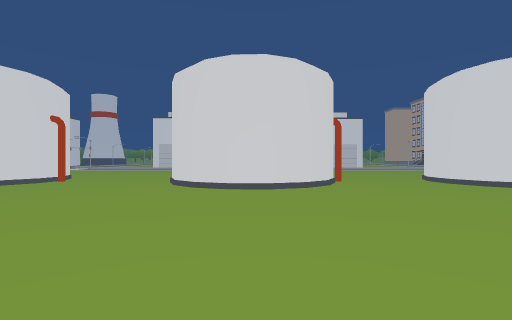
view 1 (above)

24 first-person views from a walk through a scene from a Unity 3-D project. The camera is 1.3 m above the floor, looks level and sees 85° across. Doors are open. The floor is counted in squares, 2 m on a side. Each view is taken from the middle of a square. On the plan, view 1 faces up. The plan holds only what a view shows up to about 9 squares ahead; the rest is blank. The place goes on beyond the plan.

view 2
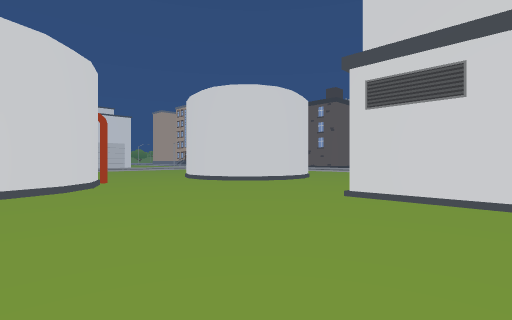

view 3
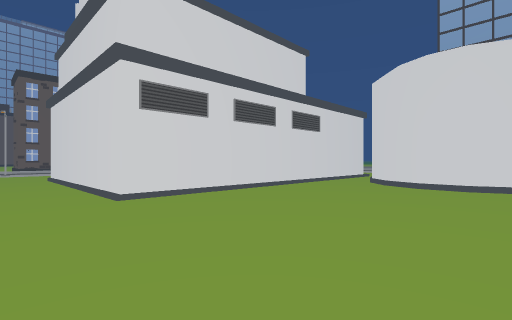

view 4
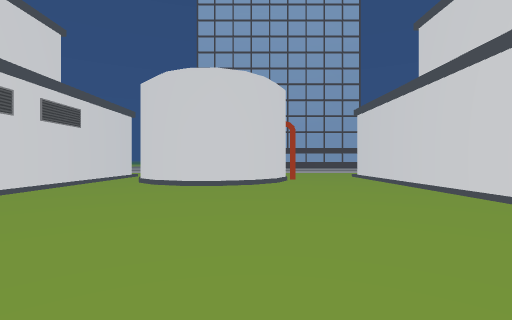

view 5
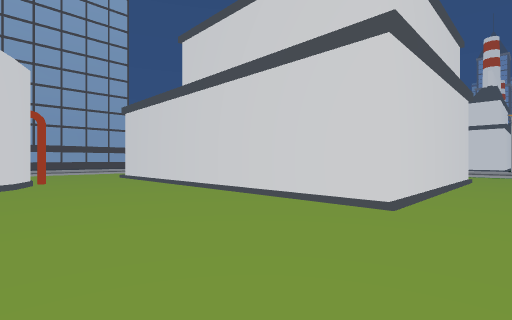

view 6
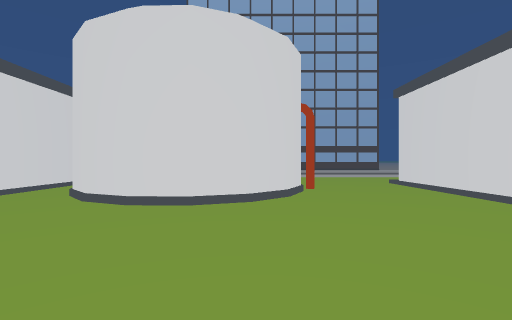

view 7
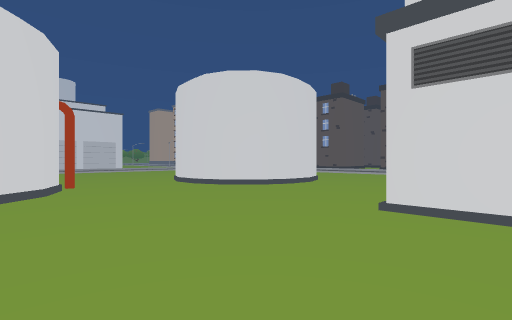

view 8
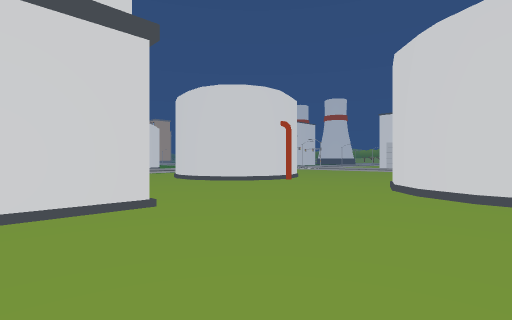

view 9
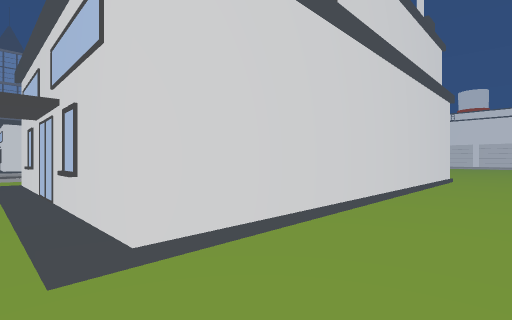

view 10
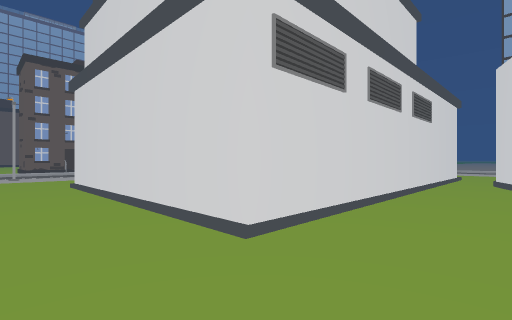

view 11
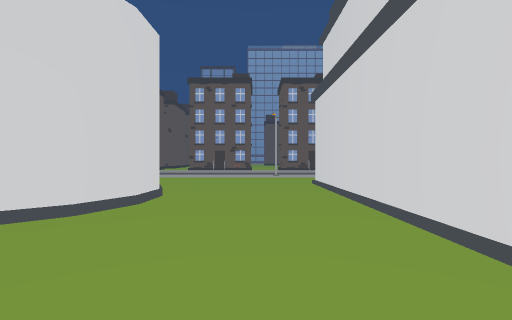

view 12
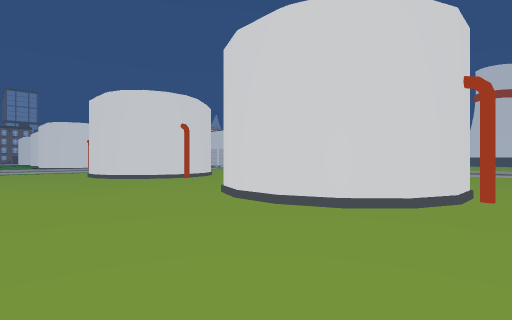

view 13
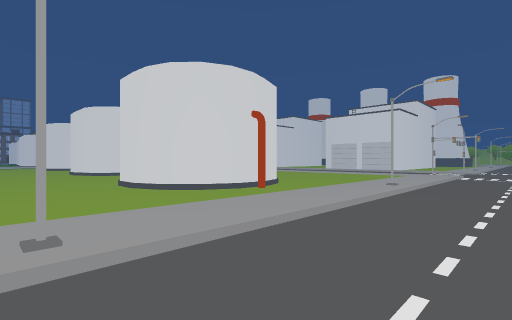

view 14
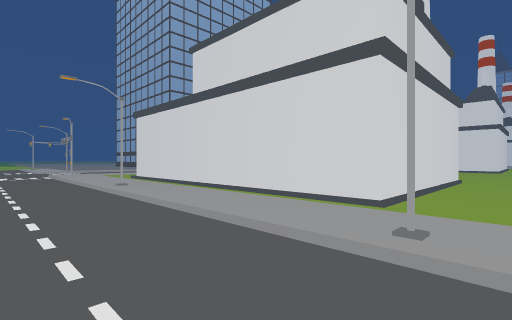

view 15
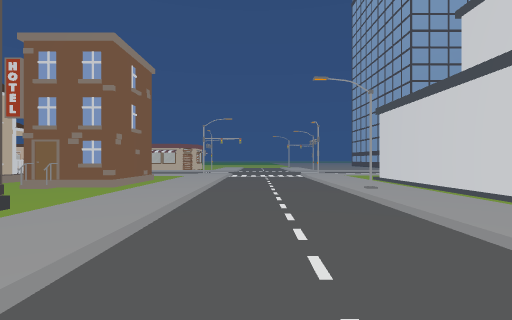

view 16
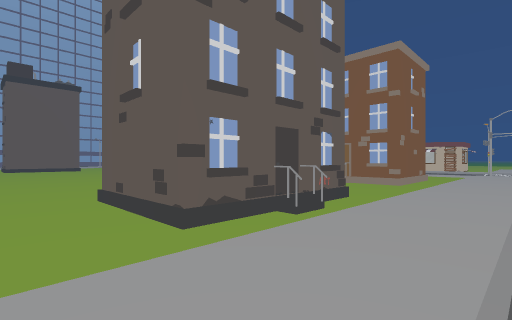

view 17
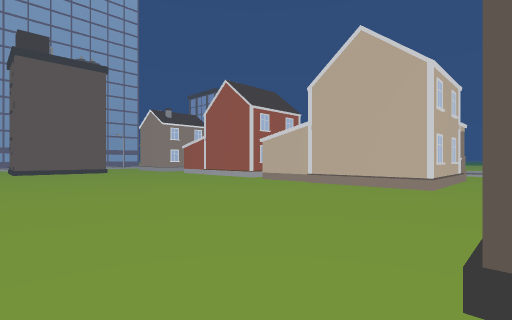

view 18
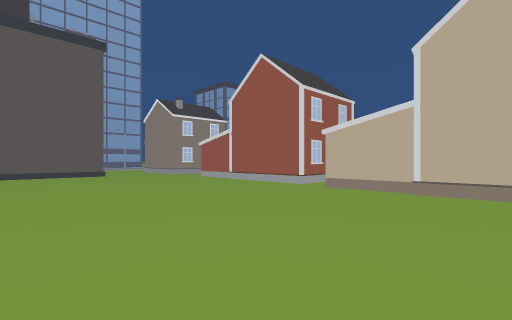

view 19
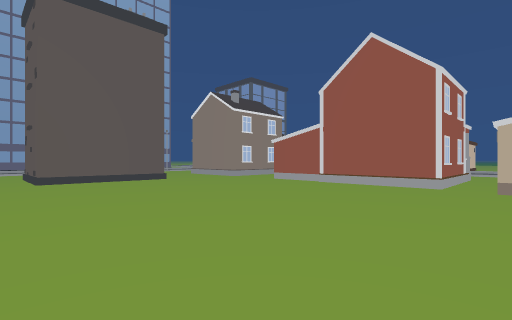

view 20
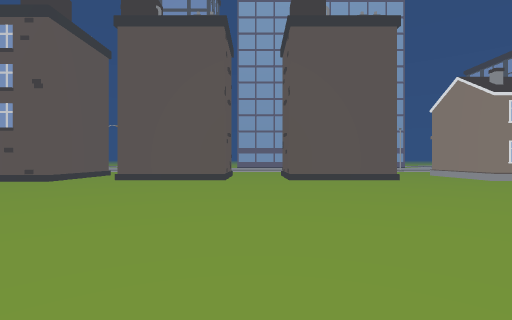

view 21
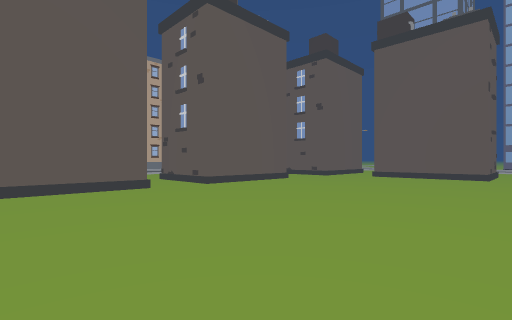

view 22
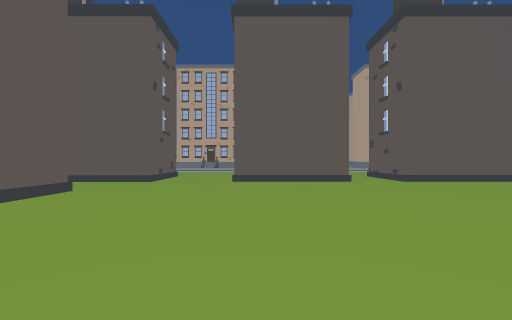

view 23
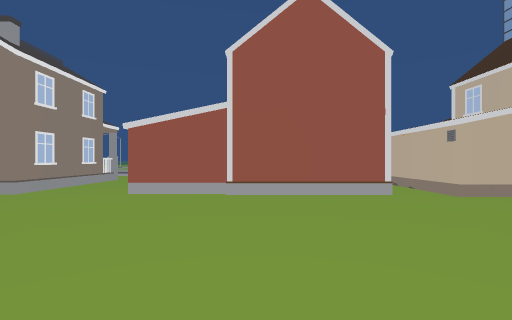

view 24
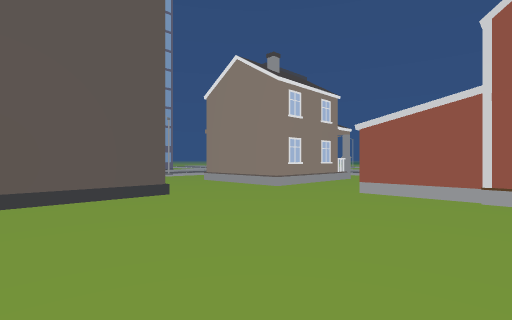

### Floor plan
Key: @ floor where view 1 was taken; # wall or solid block; x gap in a wall; . main floor; : floor 0.25 m higher than the main floor; / step, stairs or slope; O other object.
Columns run from 8 left of view 1 to 38 right of it. Each row starts with its distance up from view 1.
 14                      /.
 13                     :/.    OO         OO
 12           ..        :/..
 11           ...     ..:/..      #..   ..    ..
 10     ..    ....    ..:#..    ................#
  9   #...    #...#  #..:/..    .................
  8  ##...#  ##...#  ##.:/..     ...............#
  7 ##....####....## #..:/..   O #..............#
  6 #..............###..:/..  OO #..............#
  5 ....................:/..   O  ..............##
  4 ....................:/../:...................
  3 ....................:#../:..................###
  2 #####........######.:/../:.O##..............#
  1     #........#    #.:/../:O## ..............#
  0     #...@....#    #.:/../:.#  ..............#
 -1     #........#    #.:/../:.#  ................
 -2     #........#    #.:/../:... .................
 -3     #....##..#    #.:#../:.....OOOOO...........
 -4     #...####.#    #.:/../:.O#O.O OOO.OOOOO..OOO
 -5     #..##  #.#    #.:/../:.## .OOOOO.O    ..OO
 -6 #####..     .#    # :/../:.#  .O O  .O     .OO
 -7  /x....     ./       /.             .O     .O

Where each view was taken, in squares from view 1:
view 1: 0 up, 0 right, facing up
view 2: 0 up, 0 right, facing up-right
view 3: 4 up, 0 right, facing down-right
view 4: 4 up, 0 right, facing down
view 5: 4 up, 0 right, facing down-left
view 6: 1 up, 0 right, facing down
view 7: 1 up, 1 right, facing up-right
view 8: 1 up, 0 right, facing up-left
view 9: 7 down, 2 left, facing up-left
view 10: 4 up, 3 right, facing down-right
view 11: 4 up, 3 right, facing right
view 12: 3 up, 3 right, facing up-left
view 13: 3 up, 15 right, facing up-left
view 14: 4 up, 15 right, facing down-left
view 15: 3 up, 15 right, facing down
view 16: 4 up, 16 right, facing down-right
view 17: 4 up, 21 right, facing down-right
view 18: 3 up, 24 right, facing down-right
view 19: 4 up, 27 right, facing down-right
view 20: 4 up, 27 right, facing right
view 21: 4 up, 25 right, facing up-right
view 22: 2 up, 25 right, facing up
view 23: 2 up, 31 right, facing down
view 24: 2 up, 31 right, facing down-right
